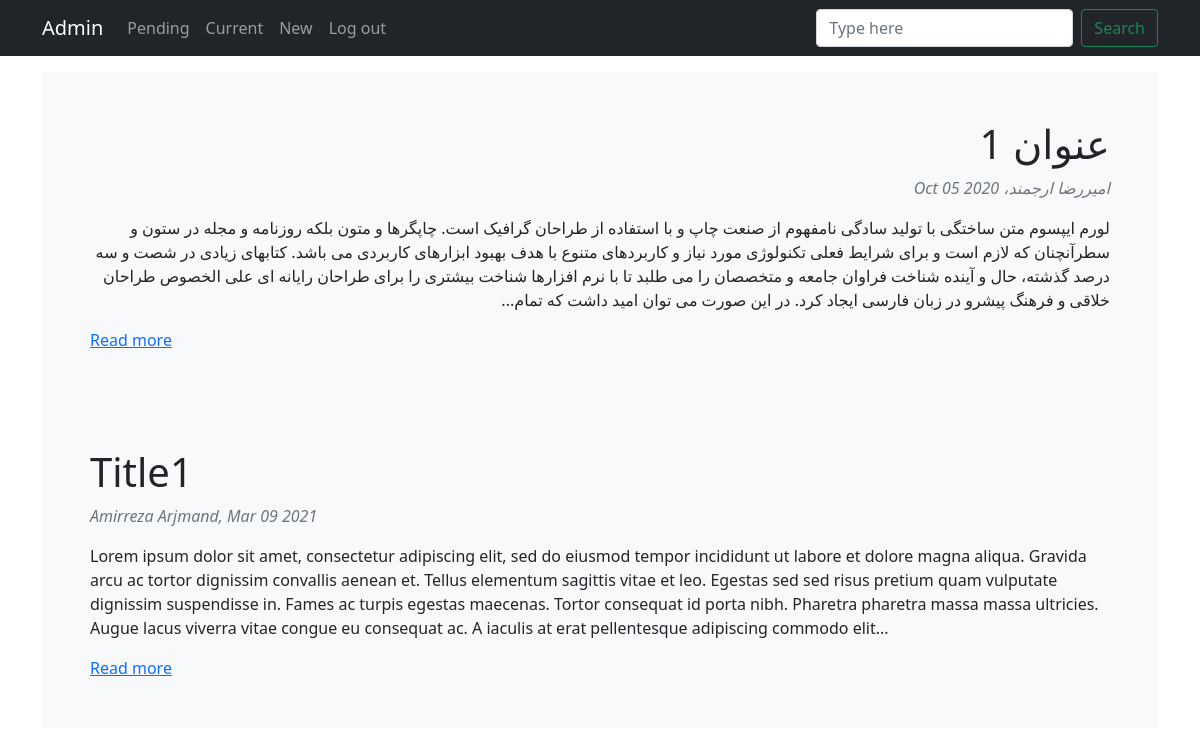
Page /admin/current (signed in) on the committed database.
### managing_research_papers/models.py (models this page shows)
class Posts(db.Model):
    id = db.Column(db.Integer, primary_key=True)
    title = db.Column(db.String(256), nullable=False)
    language = db.Column(db.String(256), nullable=False)
    publish_date = db.Column(db.DateTime, nullable=False)
    journal_type = db.Column(db.String(256), nullable=False)
    scientific_degree = db.Column(db.String(256), nullable=False)
    impact_factor = db.Column(db.Float, nullable=False)
    abstracting_and_indexing = db.Column(db.String(256), nullable=False)
    doi = db.Column(db.String(256), nullable=False)
    indexing_certificate_filename = db.Column(db.String(256), nullable=False)
    author_count = db.Column(db.Integer, nullable=False)
    poster_authorship = db.Column(db.String(256), nullable=False)
    poster_academic_rank = db.Column(db.String(256), nullable=False)
    poster_name = db.Column(db.String(256), nullable=False)
    poster_lastname = db.Column(db.String(256), nullable=False)
    poster_email = db.Column(db.String(256), nullable=False)
    poster_affiliation = db.Column(db.String(256), nullable=False)
    abstract = db.Column(db.Text, nullable=False)
    keywords = db.Column(db.String(256))
    scientific_field = db.Column(db.String(256), nullable=False)
    journal_filename = db.Column(db.String(256), nullable=False)

### managing_research_papers/views.py (the view)
@app.route("/admin/<string:status>")
def admin_index(status):
    if not session.get("admin"):
        return redirect(url_for("admin"))
    if status == "current":
        posts = Posts.query.order_by(Posts.id.desc())
    elif status == "pending":
        posts = PendingPosts.query.order_by(PendingPosts.id.desc())
    else:
        abort(404)
    return render_template("admin/index.html", title=f"Admin - {status.title()}", posts=posts, status=status)

### managing_research_papers/templates/admin/index.html
{% extends "admin/base.html" %}
{% block main %}
{% for post in posts %}
<div class="bg-light p-5">
  {% if post.language == "English" %}
  <h1>{{ post.title }}</h1>
  <p class="fw-lighter text-secondary fst-italic">
    {{ post.poster_name }} {{ post.poster_lastname }},
    {{ post.publish_date.strftime("%b %d %Y") }}
  </p>
  <p class="lh-base fw-normal">
    {% if post.abstract|length > 500 %}
    {{ post.abstract[:500] }}...
    {% else %}
    {{ post.abstract }}
    {% endif %}
  </p>
  {% elif post.language == "Farsi" %}
  <h1 dir="rtl">{{ post.title }}</h1>
  <p class="fw-lighter text-secondary fst-italic" dir="rtl">
    {{ post.poster_name }} {{ post.poster_lastname }}،
    {{ post.publish_date.strftime("%b %d %Y") }}
  </p>
  <p class="lh-base fw-normal" dir="rtl">
    {% if post.abstract|length > 500 %}
    {{ post.abstract[:500] }}...
    {% else %}
    {{ post.abstract }}
    {% endif %}
  </p>
  {% endif %}
  <a href="{{ url_for('admin_post', status=status, id=post.id) }}">Read more</a>
</div>
{% endfor %}
{% endblock %}

### rows in the picture
Posts: title "عنوان 1", poster_name "امیررضا", poster_lastname "ارجمند", publish_date "Oct 05 2020", abstract "لورم ایپسوم متن ساختگی با تولید سادگی نامفهوم از صنعت چاپ و با استفاده از طراحان گرافیک است. چاپگرها و متون بلکه روزنامه و مجله در ستون و سطرآنچنان که لازم است و برای شرایط فعلی تکنولوژی مورد نیاز و کاربردهای متنوع با هدف بهبود ابزارهای کاربردی می باشد. کتابهای زیادی در شصت و سه درصد گذشته، حال و آینده شناخت فراوان جامعه و متخصصان را می طلبد تا با نرم افزارها شناخت بیشتری را برای طراحان رایانه ای علی الخصوص طراحان خلاقی و فرهنگ پیشرو در زبان فارسی ایجاد کرد. در این صورت می توان امید داشت که تمام"
Posts: title "Title1", poster_name "Amirreza", poster_lastname "Arjmand", publish_date "Mar 09 2021", abstract "Lorem ipsum dolor sit amet, consectetur adipiscing elit, sed do eiusmod tempor incididunt ut labore et dolore magna aliqua. Gravida arcu ac tortor dignissim convallis aenean et. Tellus elementum sagittis vitae et leo. Egestas sed sed risus pretium quam vulputate dignissim suspendisse in. Fames ac turpis egestas maecenas. Tortor consequat id porta nibh. Pharetra pharetra massa massa ultricies. Augue lacus viverra vitae congue eu consequat ac. A iaculis at erat pellentesque adipiscing commodo elit"
